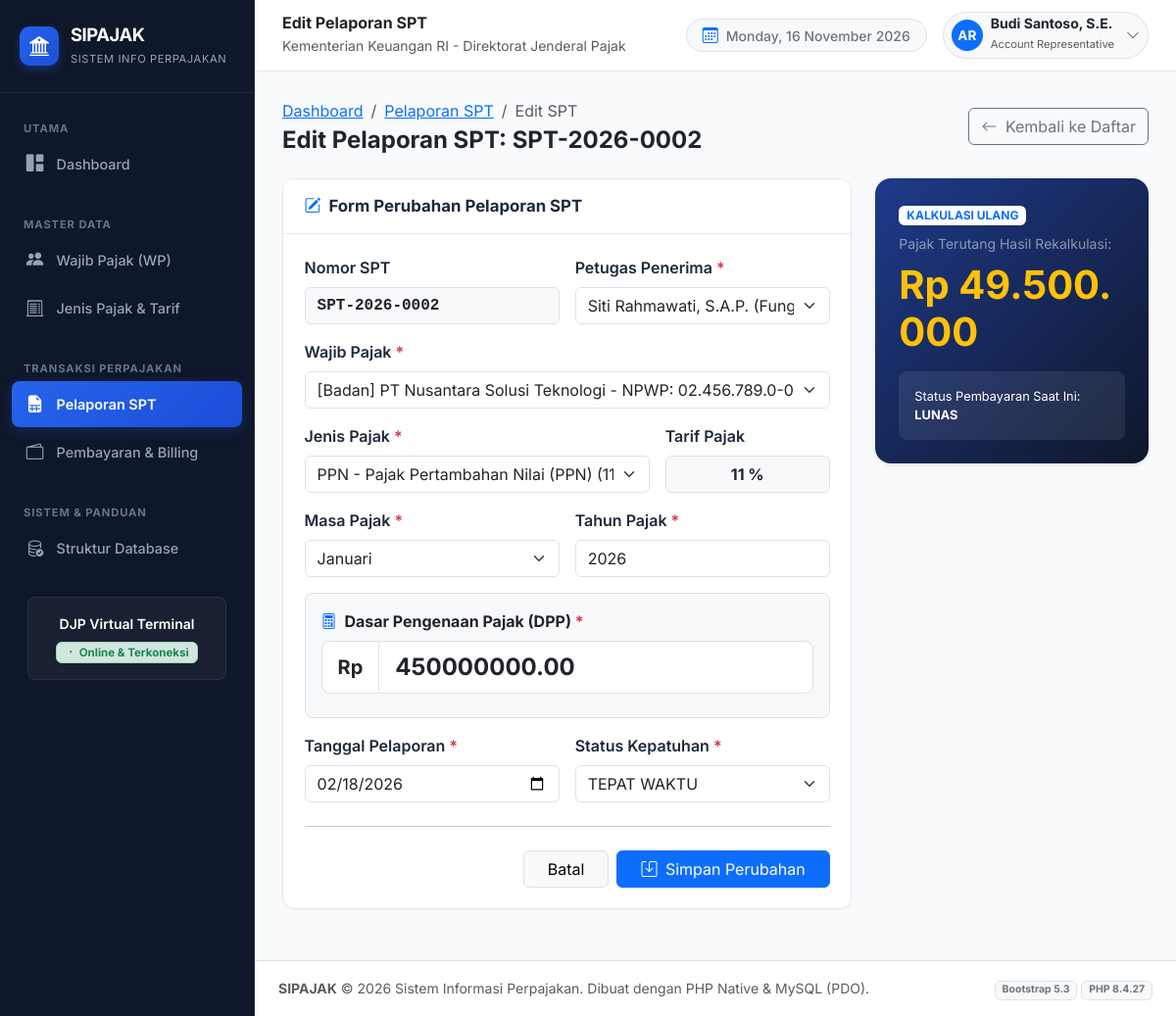
Page /pelaporan_spt/edit.php?id=2 on the committed database.
### tables this page shows
CREATE TABLE `pembayaran_pajak` (
  `id` int NOT NULL,
  `kode_billing` varchar(50) NOT NULL,
  `id_pelaporan` int NOT NULL,
  `jumlah_bayar` decimal(15,2) NOT NULL,
  `metode_bayar` varchar(50) DEFAULT NULL,
  `tanggal_bayar` datetime DEFAULT NULL,
  `status_bayar` enum('LUNAS','BELUM LUNAS') NOT NULL DEFAULT 'BELUM LUNAS',
  `created_at` timestamp NULL DEFAULT CURRENT_TIMESTAMP,
  `updated_at` timestamp NULL DEFAULT CURRENT_TIMESTAMP ON UPDATE CURRENT_TIMESTAMP
);

CREATE TABLE `pelaporan_spt` (
  `id` int NOT NULL,
  `nomor_spt` varchar(50) NOT NULL,
  `id_wajib_pajak` int NOT NULL,
  `id_jenis_pajak` int NOT NULL,
  `id_petugas` int NOT NULL,
  `masa_pajak` varchar(20) NOT NULL,
  `tahun_pajak` int NOT NULL,
  `dasar_pengenaan_pajak` decimal(15,2) NOT NULL,
  `pajak_terutang` decimal(15,2) NOT NULL,
  `tanggal_lapor` date NOT NULL,
  `status_lapor` enum('TEPAT WAKTU','TERLAMBAT') NOT NULL,
  `created_at` timestamp NULL DEFAULT CURRENT_TIMESTAMP,
  `updated_at` timestamp NULL DEFAULT CURRENT_TIMESTAMP ON UPDATE CURRENT_TIMESTAMP
);

CREATE TABLE `petugas_pajak` (
  `id` int NOT NULL,
  `nip` varchar(30) NOT NULL,
  `nama_petugas` varchar(150) NOT NULL,
  `jabatan` varchar(100) NOT NULL,
  `username` varchar(50) NOT NULL,
  `password` varchar(255) NOT NULL,
  `created_at` timestamp NULL DEFAULT CURRENT_TIMESTAMP,
  `updated_at` timestamp NULL DEFAULT CURRENT_TIMESTAMP ON UPDATE CURRENT_TIMESTAMP
);

CREATE TABLE `jenis_pajak` (
  `id` int NOT NULL,
  `kode_pajak` varchar(20) NOT NULL,
  `nama_pajak` varchar(100) NOT NULL,
  `tarif_persen` decimal(5,2) NOT NULL,
  `keterangan` text,
  `created_at` timestamp NULL DEFAULT CURRENT_TIMESTAMP,
  `updated_at` timestamp NULL DEFAULT CURRENT_TIMESTAMP ON UPDATE CURRENT_TIMESTAMP
);

### config/database.php (called while the page is built, shortened)
<?php
function base_url($path = '') {
    $protocol = (!empty($_SERVER['HTTPS']) && $_SERVER['HTTPS'] !== 'off' || (isset($_SERVER['SERVER_PORT']) && $_SERVER['SERVER_PORT'] == 443)) ? "https://" : "http://";
    $host = $_SERVER['HTTP_HOST'] ?? 'localhost';
    $scriptDir = str_replace('\\', '/', dirname($_SERVER['SCRIPT_NAME']));
    $pos = strpos($scriptDir, '/databases_pajak');
    if ($pos !== false) {
        $root = substr($scriptDir, 0, $pos + strlen('/databases_pajak'));
    } else {
        $root = '';
    }
    $cleanPath = ltrim($path, '/');
    return rtrim($protocol . $host . $root, '/') . ($cleanPath ? '/' . $cleanPath : '');
}

### pelaporan_spt/edit.php (the view, shortened to what this page needs)
<?php
require_once __DIR__ . '/../config/database.php';
$id = (int)($_GET['id'] ?? 0);
$stmt = $pdo->prepare("SELECT s.*, b.status_bayar, b.id AS id_pembayaran
    FROM pelaporan_spt s
    LEFT JOIN pembayaran_pajak b ON b.id_pelaporan = s.id
    WHERE s.id = ?");
$stmt->execute([$id]);
$spt = $stmt->fetch();
$wajib_pajak_list = $pdo->query("SELECT id, npwp, nama_wajib_pajak, jenis_wp FROM wajib_pajak ORDER BY nama_wajib_pajak ASC")->fetchAll();
$jenis_pajak_list = $pdo->query("SELECT id, kode_pajak, nama_pajak, tarif_persen FROM jenis_pajak ORDER BY kode_pajak ASC")->fetchAll();
$petugas_list = $pdo->query("SELECT id, nip, nama_petugas, jabatan FROM petugas_pajak ORDER BY nama_petugas ASC")->fetchAll();
$daftar_bulan = ['Januari', 'Februari', 'Maret', 'April', 'Mei', 'Juni', 'Juli', 'Agustus', 'September', 'Oktober', 'November', 'Desember', 'Tahunan'];
$id_wajib_pajak = $spt['id_wajib_pajak'];
$id_jenis_pajak = $spt['id_jenis_pajak'];
$id_petugas = $spt['id_petugas'];
$masa_pajak = $spt['masa_pajak'];
$tahun_pajak = $spt['tahun_pajak'];
$dasar_pengenaan_pajak = $spt['dasar_pengenaan_pajak'];
$tanggal_lapor = $spt['tanggal_lapor'];
$status_lapor = $spt['status_lapor'];
require_once __DIR__ . '/../includes/header.php';
require_once __DIR__ . '/../includes/sidebar.php';
?>
<div class="main-wrapper">
  <?php require_once __DIR__ . '/../includes/navbar.php'; ?>
  <div class="content-body">
    <div class="d-flex flex-column flex-md-row justify-content-between align-items-md-center gap-3 mb-4">
      <div>
        <nav aria-label="breadcrumb">
          <ol class="breadcrumb mb-1 small">
            <li class="breadcrumb-item"><a href="<?= base_url('index.php'); ?>">Dashboard</a></li>
            <li class="breadcrumb-item"><a href="<?= base_url('pelaporan_spt/index.php'); ?>">Pelaporan SPT</a></li>
            <li class="breadcrumb-item active">Edit SPT</li>
          </ol>
        </nav>
        <h4 class="fw-bold text-dark mb-0">Edit Pelaporan SPT: <?= htmlspecialchars($spt['nomor_spt']); ?></h4>
      </div>
      <div>
        <a href="<?= base_url('pelaporan_spt/index.php'); ?>" class="btn btn-outline-secondary">
          <i class="bi bi-arrow-left me-1"></i> Kembali ke Daftar
        </a>
      </div>
    </div>
    <form method="POST" action="" novalidate>
      <div class="row g-4">
        <div class="col-12 col-lg-8">
          <div class="app-card">
            <div class="app-card-header">
              <h2 class="app-card-title">
                <i class="bi bi-pencil-square text-primary"></i>
                Form Perubahan Pelaporan SPT
              </h2>
            </div>
            <div class="app-card-body">
              <div class="row g-3">
                <div class="col-12 col-md-6">
                  <label class="form-label fw-semibold">Nomor SPT</label>
                  <input type="text" class="form-control font-monospace fw-bold bg-light" value="<?= htmlspecialchars($spt['nomor_spt']); ?>" readonly>
                </div>
                <div class="col-12 col-md-6">
                  <label class="form-label fw-semibold">Petugas Penerima <span class="text-danger">*</span></label>
                  <select name="id_petugas" class="form-select" required>
                    <?php foreach ($petugas_list as $pet): ?>
                      <option value="<?= $pet['id']; ?>" <?= $id_petugas == $pet['id'] ? 'selected' : ''; ?>>
                        <?= htmlspecialchars($pet['nama_petugas']); ?> (<?= htmlspecialchars($pet['jabatan']); ?>)
                      </option>
                    <?php endforeach; ?>
                  </select>
                </div>
                <div class="col-12">
                  <label class="form-label fw-semibold">Wajib Pajak <span class="text-danger">*</span></label>
                  <select name="id_wajib_pajak" class="form-select" required>
                    <?php foreach ($wajib_pajak_list as $wp): ?>
                      <option value="<?= $wp['id']; ?>" <?= $id_wajib_pajak == $wp['id'] ? 'selected' : ''; ?>>
                        [<?= $wp['jenis_wp']; ?>] <?= htmlspecialchars($wp['nama_wajib_pajak']); ?> - NPWP: <?= htmlspecialchars($wp['npwp']); ?>
                      </option>
                    <?php endforeach; ?>
                  </select>
                </div>
                <div class="col-12 col-md-8">
                  <label class="form-label fw-semibold">Jenis Pajak <span class="text-danger">*</span></label>
                  <select name="id_jenis_pajak" id="id_jenis_pajak" class="form-select" required>
                    <?php foreach ($jenis_pajak_list as $jp): ?>
                      <option value="<?= $jp['id']; ?>" data-tarif="<?= (float)$jp['tarif_persen']; ?>" <?= $id_jenis_pajak == $jp['id'] ? 'selected' : ''; ?>>
                        <?= htmlspecialchars($jp['kode_pajak']); ?> - <?= htmlspecialchars($jp['nama_pajak']); ?> (<?= (float)$jp['tarif_persen']; ?>%)
                      </option>
                    <?php endforeach; ?>
                  </select>
                </div>
                <div class="col-12 col-md-4">
                  <label class="form-label fw-semibold">Tarif Pajak</label>
                  <input type="text" id="tarif_persen_display" class="form-control text-center fw-bold bg-light" value="0.00 %" readonly>
                </div>
                <div class="col-12 col-md-6">
                  <label class="form-label fw-semibold">Masa Pajak <span class="text-danger">*</span></label>
                  <select name="masa_pajak" class="form-select" required>
                    <?php foreach ($daftar_bulan as $bln): ?>
                      <option value="<?= $bln; ?>" <?= $masa_pajak == $bln ? 'selected' : ''; ?>><?= $bln; ?></option>
                    <?php endforeach; ?>
                  </select>
                </div>
                <div class="col-12 col-md-6">
                  <label class="form-label fw-semibold">Tahun Pajak <span class="text-danger">*</span></label>
                  <input type="number" name="tahun_pajak" class="form-control" value="<?= htmlspecialchars($tahun_pajak); ?>" required>
                </div>
                <div class="col-12">
                  <div class="p-3 bg-light rounded-3 border">
                    <label class="form-label fw-bold text-dark">
                      <i class="bi bi-calculator text-primary me-1"></i>
                      Dasar Pengenaan Pajak (DPP) <span class="text-danger">*</span>
                    </label>
                    <div class="input-group input-group-lg mb-2">
                      <span class="input-group-text fw-bold bg-white">Rp</span>
                      <input type="number" step="1000" name="dasar_pengenaan_pajak" id="dasar_pengenaan_pajak" class="form-control fw-bold fs-4" value="<?= htmlspecialchars($dasar_pengenaan_pajak); ?>" required>
                    </div>
                  </div>
                </div>
                <div class="col-12 col-md-6">
                  <label class="form-label fw-semibold">Tanggal Pelaporan <span class="text-danger">*</span></label>
                  <input type="date" name="tanggal_lapor" class="form-control" value="<?= htmlspecialchars($tanggal_lapor); ?>" required>
                </div>
                <div class="col-12 col-md-6">
                  <label class="form-label fw-semibold">Status Kepatuhan <span class="text-danger">*</span></label>
                  <select name="status_lapor" class="form-select" required>
                    <option value="TEPAT WAKTU" <?= $status_lapor === 'TEPAT WAKTU' ? 'selected' : ''; ?>>TEPAT WAKTU</option>
                  </select>
                </div>
              </div>
              <hr class="my-4">
              <div class="d-flex justify-content-end gap-2">
                <a href="<?= base_url('pelaporan_spt/index.php'); ?>" class="btn btn-light border px-4">Batal</a>
                <button type="submit" class="btn btn-primary px-4">
                  <i class="bi bi-save me-1"></i> Simpan Perubahan
                </button>
              </div>
            </div>
          </div>
        </div>
        <div class="col-12 col-lg-4">
          <div class="card border-0 shadow-sm text-white mb-4" style="background: linear-gradient(135deg, #1e3a8a, #0f172a); border-radius: 16px;">
            <div class="card-body p-4">
              <span class="badge bg-white text-primary fw-bold text-uppercase px-2 py-1 mb-2">Kalkulasi Ulang</span>
              <div class="text-white-50 small">Pajak Terutang Hasil Rekalkulasi:</div>
              <div class="display-6 fw-bold text-warning my-2" id="preview_pajak_terutang">
              </div>
              <div class="p-3 rounded-3 mt-3" style="background: rgba(255, 255, 255, 0.08); font-size: 0.8rem;">
                Status Pembayaran Saat Ini:
                <strong><?= $spt['status_bayar'] ?? 'BELUM LUNAS'; ?></strong>
              </div>
            </div>
          </div>
        </div>
      </div>
    </form>
<?php
require_once __DIR__ . '/../includes/footer.php';
?>

### assets/css/style.css (style rules this page uses)
:root { --primary-color: #1e3a8a; --primary-hover: #1e40af; --secondary-color: #0f766e; --accent-color: #f59e0b; --bg-light: #f8fafc; --card-bg: #ffffff; --text-main: #1e293b; --text-muted: #64748b; --sidebar-width: 260px; --sidebar-bg: #0f172a; --sidebar-color: #cbd5e1; }
body { font-family: 'Inter', -apple-system, BlinkMacSystemFont, 'Segoe UI', Roboto, Helvetica, Arial, sans-serif; background-color: var(--bg-light); color: var(--text-main); min-height: 100vh; }
.main-wrapper { margin-left: var(--sidebar-width); min-height: 100vh; display: flex; flex-direction: column; transition: all 0.3s ease; }
.content-body { padding: 1.75rem; flex: 1; }
.app-card { border: 1px solid #e2e8f0; border-radius: 12px; background: #ffffff; box-shadow: 0 1px 3px rgba(0, 0, 0, 0.03); margin-bottom: 1.5rem; overflow: hidden; }
.app-card-header { padding: 1.1rem 1.35rem; background: #ffffff; border-bottom: 1px solid #e2e8f0; display: flex; align-items: center; justify-content: space-between; flex-wrap: wrap; gap: 0.75rem; }
.app-card-title { font-size: 1.05rem; font-weight: 700; color: #1e293b; margin: 0; display: flex; align-items: center; gap: 0.5rem; }
.app-card-body { padding: 1.35rem; }

### rows in the picture
pembayaran_pajak: id_pelaporan.nomor_spt "SPT-2026-0002", tahun_pajak "2026", dasar_pengenaan_pajak "450000000.00", tanggal_lapor "02/18/2026", status_bayar "LUNAS"
pelaporan_spt: id_petugas "Siti Rahmawati, S.A.P. (Fungsional Pemeriksa Pajak)", id_wajib_pajak "[Badan] PT Nusantara Solusi Teknologi - NPWP: 02.456.789.0-071.000", id_jenis_pajak "PPN - Pajak Pertambahan Nilai (PPN) (11%)", masa_pajak "Januari", status_lapor "TEPAT WAKTU"

### other values in the picture
$page_title "Edit Pelaporan SPT"
phpversion() "8.4.27"
